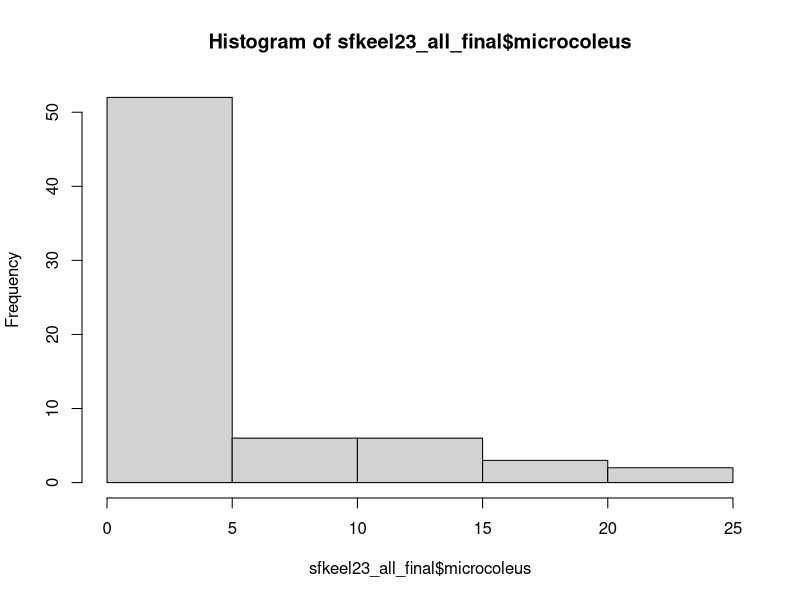
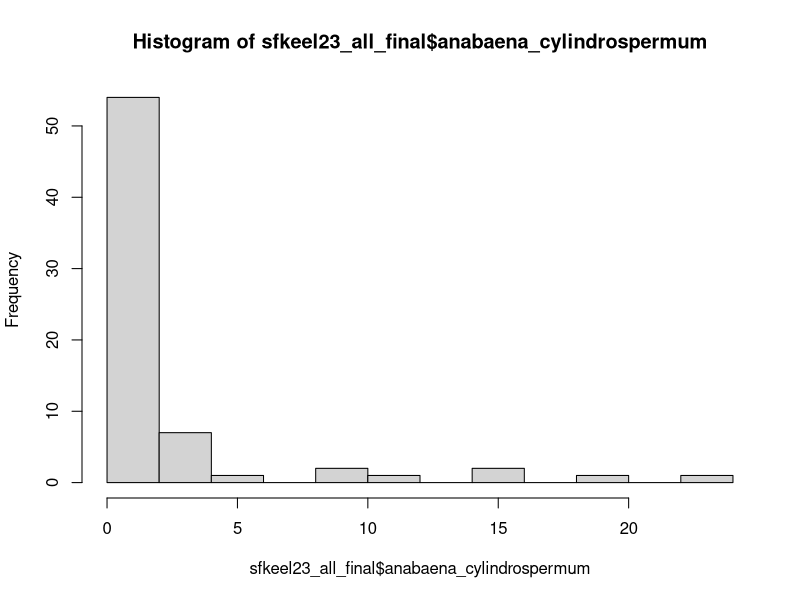
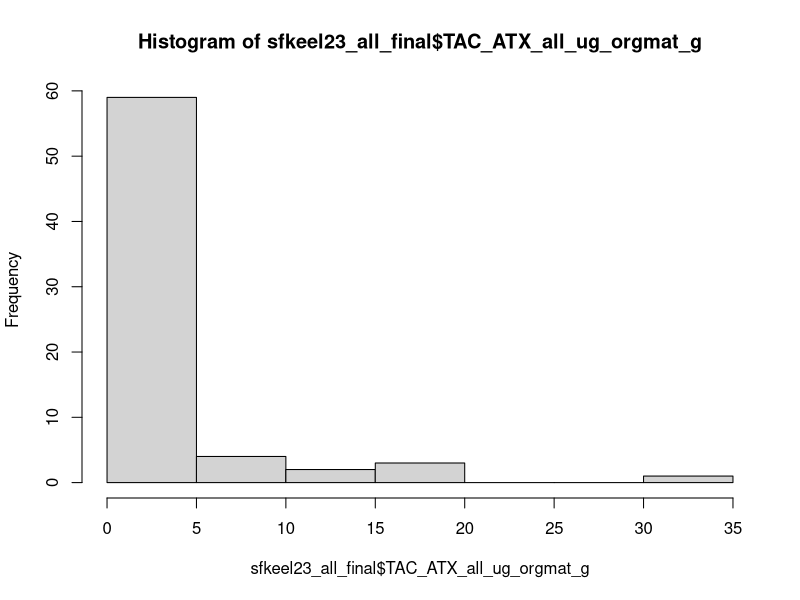
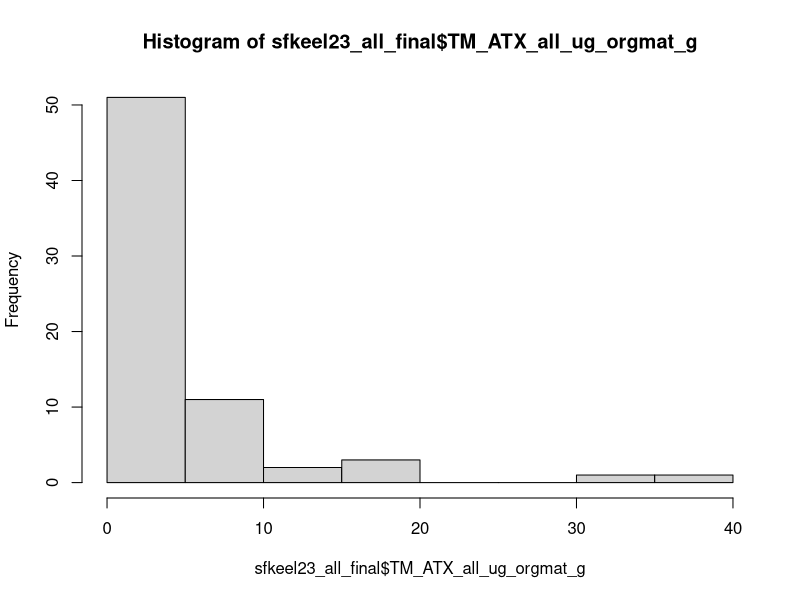
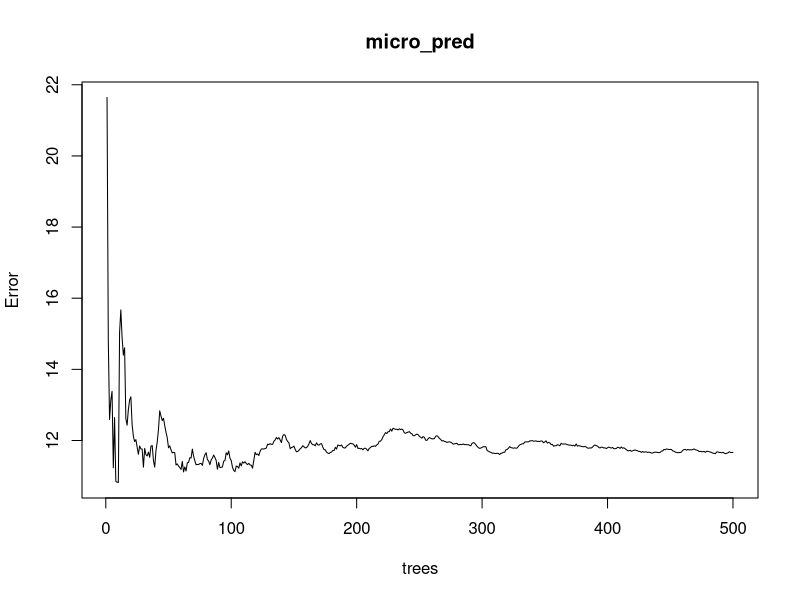
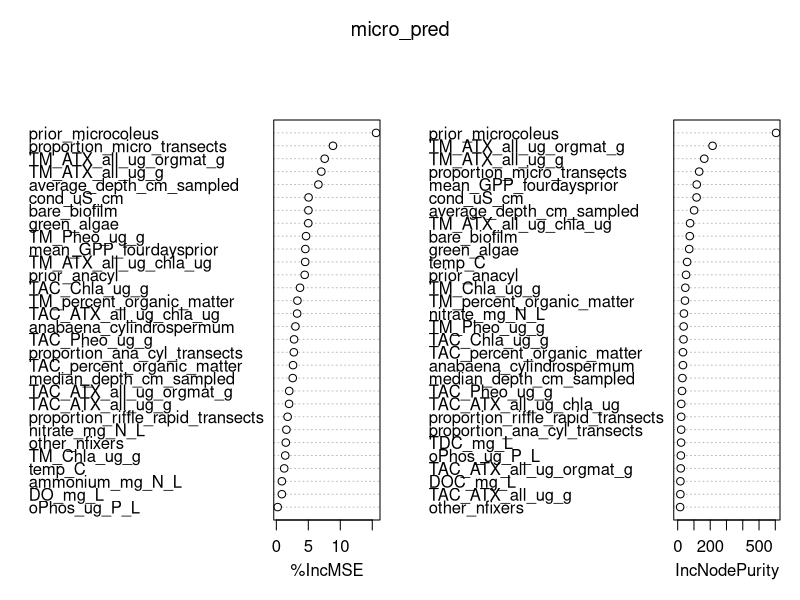
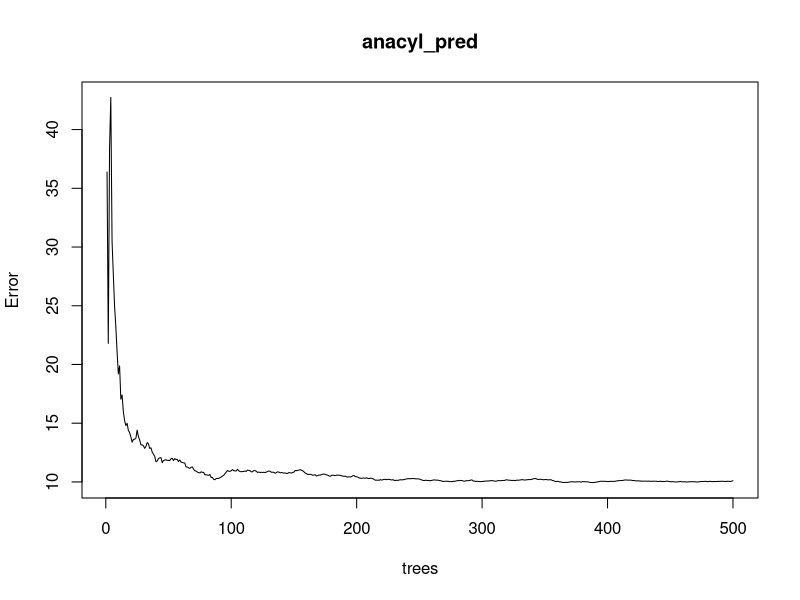
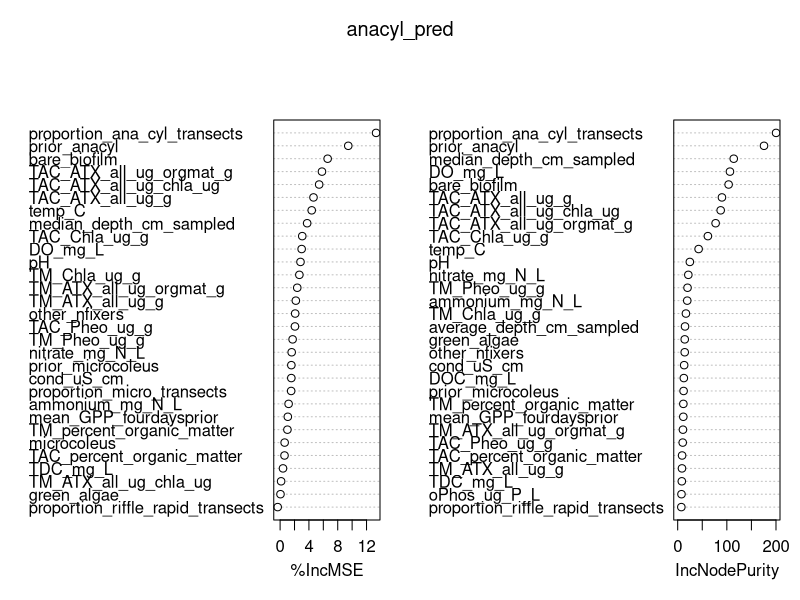

Write R code to recreate these figures, in order.
#### EFI abstract code

# REDO METAB PROCESSING TO INCLUDE DISCHARGE AND DEPTH :)

## initial passes at predictive modeling
library(tidyverse)
library(zoo)
library(randomForest)

# read in data

# for WHATEVER reason- there is some duplicates of 9.12.24 that need to be looked into
sfkeel23 <- read.csv("./data/field_and_lab/sfkeel23_combined.csv") %>% 
  mutate(field_date = ymd(field_date))
metab_sfkeelmir_23 <- read.csv("./data/metab_model_outputs_processed/sfkeel_mir_2023_metab.csv") %>% 
  rename(field_date = date) %>% 
  mutate(field_date = ymd(field_date))
metab_sfkeelsth_23 <- read.csv("./data/metab_model_outputs_processed/sfkeel_sth_2023_metab.csv") %>% 
  rename(field_date = date) %>% 
  mutate(field_date = ymd(field_date))

## interpolate any missing 
# get sequence of dates
dates <- data.frame(seq(ymd('2023-06-25'), ymd('2023-09-26'), by = 'day'))
colnames(dates) <- c("field_date")

# left join (only need to for sth 2023)
metab_sfkeelsth_23 <- left_join(dates, metab_sfkeelsth_23, by = "field_date")


# looks like we have all dates for south fork eel 2023 miranda but not standish
metab_sfkeelsth_23$GPP.mean <- na.approx(metab_sfkeelsth_23$GPP.mean)

# probably will want to normalize GPP per site

# get field dates and merge onto metabolism df
visits_mir <- sfkeel23 %>% 
  dplyr::filter(site == "SFE-M") %>% 
  select(field_date) %>% 
  unique() # we have multiple reaches

visits_mir <- data.frame(visits_mir$field_date)
colnames(visits_mir) <- c("field_date")

visits_mir$visit <- seq(1, nrow(visits_mir))

visits_sth <- sfkeel23 %>% 
  dplyr::filter(site == "SFE-SH") %>% 
  select(field_date)

visits_sth <- data.frame(unique(visits_sth$field_date))
colnames(visits_sth) <- c("field_date")

visits_sth$visit <- seq(1, nrow(visits_sth))

## get average and mean GPP five days prior to visit (including day of?)

# left merge back onto metab
metab_sfkeelmir_23 <- left_join(metab_sfkeelmir_23, visits_mir, by = "field_date")
metab_sfkeelsth_23 <- left_join(metab_sfkeelsth_23, visits_sth, by = "field_date")

# trial run!

# not going to get prior metab for first date
mod_metab_sfkeelmir_23 <- metab_sfkeelmir_23[-1:-2,]
index <- which(!is.na(mod_metab_sfkeelmir_23$visit))

# doing 4 days beforehand
mir <- index %>% 
  purrr::map(. , function(x) mod_metab_sfkeelmir_23$GPP.mean[(x-4):(x-1)])

names(mir) <- seq(1:length(mir))

final_mir <- data.frame()
for(i in 1:length(mir)) {
  temp <- data.frame(mir[[i]])
  colnames(temp) <- c("metab")
  temp$index <- (i+1)
  final_mir <- rbind(final_mir, temp)
}

final_mir <- final_mir %>% 
  dplyr::group_by(index) %>% 
  dplyr::summarize(mean_GPP_fourdaysprior = mean(metab)) %>% 
  rename(visit = index)

# repeat for sth

# not going to get prior metab for first date
mod_metab_sfkeelsth_23 <- metab_sfkeelsth_23[-1,]
index_sth <- which(!is.na(mod_metab_sfkeelsth_23$visit))

# doing 4 days beforehand
sth <- index_sth %>% 
  purrr::map(. , function(x) mod_metab_sfkeelsth_23$GPP.mean[(x-4):(x-1)])

names(sth) <- seq(1:length(sth))

final_sth <- data.frame()
for(i in 1:length(sth)) {
  temp <- data.frame(sth[[i]])
  colnames(temp) <- c("metab")
  temp$index <- (i+1)
  final_sth <- rbind(final_sth, temp)
}

final_sth <- final_sth %>% 
  dplyr::group_by(index) %>% 
  dplyr::summarize(mean_GPP_fourdaysprior = mean(metab)) %>% 
  rename(visit = index)

# left join back onto visits dataframe
metab_visits <- left_join(visits_mir, final_mir, by = "visit")
metab_visits_sth <- left_join(visits_sth, final_sth, by = "visit")

# merge back onto dataframe for site
sfkeel23_mir <- sfkeel23 %>% 
  filter(site == "SFE-M") %>% 
  unique()

sfkeel23_sth <- sfkeel23 %>% 
  filter(site == "SFE-SH") %>% 
  unique()

sfkeel23_mir <- left_join(sfkeel23_mir, metab_visits, by = c("field_date"))
sfkeel23_sth <- left_join(sfkeel23_sth, metab_visits_sth, by = c("field_date"))
# yay!

#### getting prior microcoleus cover and anabaena/cyl cover

sfkeel23_mir_list <- split(sfkeel23_mir, sfkeel23_mir$site_reach)

# would probably just join into a single list in final
# iterate through list of miranda
for(i in 1:length(sfkeel23_mir_list)) {
  sfkeel23_mir_list[[i]]$prior_microcoleus <- rep(NA, nrow(sfkeel23_mir_list[[i]]))
  sfkeel23_mir_list[[i]]$prior_anacyl <- rep(NA, nrow(sfkeel23_mir_list[[i]]))
  for(j in 2:nrow(sfkeel23_mir_list[[i]])) {
    sfkeel23_mir_list[[i]]$prior_microcoleus[j] <- sfkeel23_mir_list[[i]]$microcoleus[j-1]
    sfkeel23_mir_list[[i]]$prior_anacyl[j] <- sfkeel23_mir_list[[i]]$anabaena_cylindrospermum[j-1]
  }
  sfkeel23_mir_list[[i]] <- sfkeel23_mir_list[[i]][-1,]
}

sfkeel23_sth$prior_microcoleus <- rep(NA, nrow(sfkeel23_sth))
sfkeel23_sth$prior_anacyl <- rep(NA, nrow(sfkeel23_sth))
for(i in 2:nrow(sfkeel23_sth)) {
  sfkeel23_sth$prior_microcoleus[i] <- sfkeel23_sth$microcoleus[i]
  sfkeel23_sth$prior_anacyl[i] <- sfkeel23_sth$anabaena_cylindrospermum[i]
}

# remove first row (already done for miranda above)
sfkeel23_sth <- sfkeel23_sth[-1,]

## list and then reduce like w/ miniDOT
sfkeel23_all_final <- rbind(sfkeel23_mir_list$`SFE-M-1S`, sfkeel23_mir_list$`SFE-M-2`,
                          sfkeel23_mir_list$`SFE-M-3`, sfkeel23_mir_list$`SFE-M-4`,
                          sfkeel23_sth) %>% 
  select(!visit)

#### PRELIM DATA ANALYSES ####

## normalize covariates? could do a function and run it through;
## NORMALIZE FOR LARGER SITE?

# hist-- all log-normal
hist(sfkeel23_all_final$microcoleus, breaks = 8) # log normal
hist(sfkeel23_all_final$anabaena_cylindrospermum, breaks = 8)
hist(sfkeel23_all_final$TAC_ATX_all_ug_orgmat_g, breaks = 8)
hist(sfkeel23_all_final$TM_ATX_all_ug_orgmat_g, breaks = 8)

# look at project for ecoforecasting for this?

# separate covars from site_reach / field_date
covars <- sfkeel23_all_final[4:ncol(sfkeel23_all_final)]

# run random forest- recheck with discharge data
micro_pred <- randomForest(microcoleus ~ ., data = covars, importance=TRUE)
anacyl_pred <- randomForest(anabaena_cylindrospermum ~ ., data = covars, importance = TRUE) 
tm_atx_pred <- randomForest(TM_ATX_all_ug_orgmat_g ~ ., data = covars, importance = TRUE) 
tac_atx_pred <- randomForest(TAC_ATX_all_ug_orgmat_g ~ ., data = covars, importance = TRUE)

# display variable importance data
plot(micro_pred)
varImpPlot(micro_pred) # prior microcoleus, depth, green algae, conductivity
# note probably need to normalize everything-- reference depth code
plot(anacyl_pred)
varImpPlot(anacyl_pred) # prior ancyl, bare_biofilm, temp_C, median_depth_cm, nitrate, pH

plot(tm_atx_pred) # cover- but if cover is 0 can we even predict mat concentrations?
varImpPlot(tm_atx_pred) # cond, microcoleus, ophos, nfixers, chla of mat, nitrate, tdc

plot(tac_atx_pred)
varImpPlot(tac_atx_pred) # anacyl, temp, cond 

#### FINAL: MODELING ITERATION STEPS ####

## (1) Microcoleus occurence

# look at joanna's notes

# just with prior occupancy

# predicting both occurance (as cover for now) and atx separately